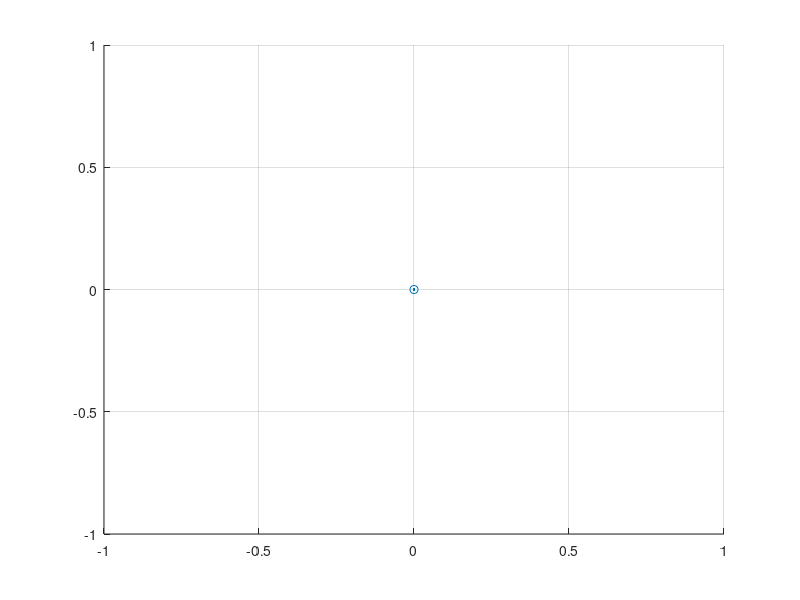

Write the MATLAB code that produced this figure.
% MECH 7011 Class Project 1
% 
% init_draw.m
%
% Author: Xiahua Liu

function init_draw()

  global fh; 
  global sh;
  global ph;
  
  fh=figure(1);
  sh=scatter(0,0);
  hold on
  ph=plot(0,0);

  grid on
  
end